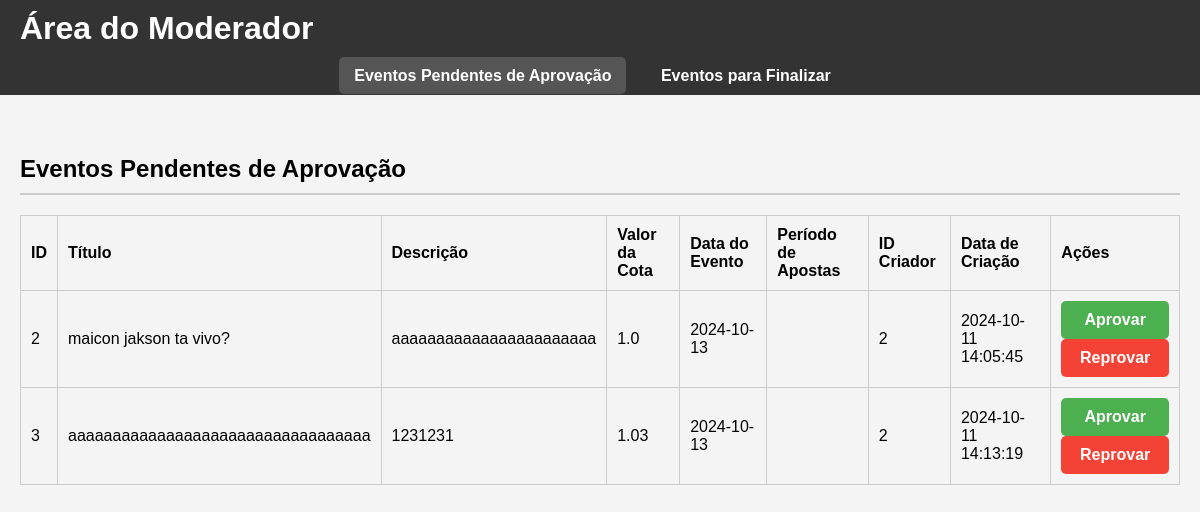
Before: /moderador_dashboard with the older database file.
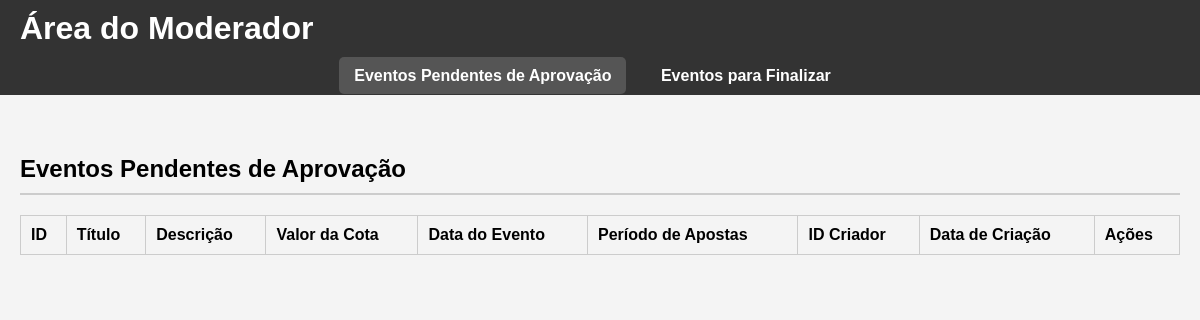
After: the same page with the newer database file.
### tables this page shows
CREATE TABLE eventos (
        id INTEGER PRIMARY KEY AUTOINCREMENT,
        titulo TEXT NOT NULL,
        descricao TEXT NOT NULL,
        valor_cota REAL NOT NULL CHECK (valor_cota >= 1.00),
        data_evento DATE NOT NULL,
        data_inicio_apostas DATE NOT NULL,
        data_fim_apostas DATE NOT NULL,
        status TEXT NOT NULL DEFAULT 'pendente',
        id_criador INTEGER NOT NULL,
        data_criacao TIMESTAMP DEFAULT CURRENT_TIMESTAMP, opcao_vencedora TEXT,
        FOREIGN KEY (id_criador) REFERENCES usuarios(id) ON DELETE CASCADE
    );

### app.py (the view, shortened to what this page needs)
@app.route('/moderador_dashboard', methods=['GET', 'POST'])
def moderador_dashboard():
    view = request.args.get('view', 'pendentes')
    status_filter = 'pendente' if view == 'pendentes' else 'aprovado'
    with sqlite3.connect(database_path) as conn:
        conn.row_factory = sqlite3.Row
        eventos = conn.execute('SELECT * FROM eventos WHERE status = ?', (status_filter,)).fetchall()
    return render_template('area_moderador.html', eventos=eventos, view=view)

### templates/area_moderador.html (shortened to what this page needs)
<!DOCTYPE html>
<html lang="pt-br">
<head>
    <link rel="stylesheet" href="/static/css/area_moderacao.css">
</head>
<body>
    <header>
        <h1>Área do Moderador</h1>
    </header>
    <nav class="menustrip">
        <ul>
            <li><a href="{{ url_for('moderador_dashboard', view='pendentes') }}" {% if view == 'pendentes' %}class="active"{% endif %}>Eventos Pendentes de Aprovação</a></li>
            <li><a href="{{ url_for('moderador_dashboard', view='finalizar') }}" {% if view == 'finalizar' %}class="active"{% endif %}>Eventos para Finalizar</a></li>
        </ul>
    </nav>
    <main>
        {% if view == 'pendentes' %}
        <section class="pending-approval">
            <h2>Eventos Pendentes de Aprovação</h2>
            <table>
                <thead>
                    <tr>
                        <th>ID</th>
                        <th>Título</th>
                        <th>Descrição</th>
                        <th>Valor da Cota</th>
                        <th>Data do Evento</th>
                        <th>Período de Apostas</th>
                        <th>ID Criador</th>
                        <th>Data de Criação</th>
                        <th>Ações</th>
                    </tr>
                </thead>
                <tbody>
                    {% for evento in eventos %}
                    <tr id="event-{{ evento.id }}">
                        <td>{{ evento.id }}</td>
                        <td>{{ evento.titulo }}</td>
                        <td>{{ evento.descricao }}</td>
                        <td>{{ evento.valor_cota }}</td>
                        <td>{{ evento.data_evento }}</td>
                        <td>{{ evento.periodo_apostas }}</td>
                        <td>{{ evento.id_criador }}</td>
                        <td>{{ evento.data_criacao }}</td>
                        <td>
                            <button type="button" onclick="handleEventAction('{{ evento.id }}', 'aprovar')" class="approve-btn">Aprovar</button>
                            <button type="button" onclick="abrirModalReprovar('{{ evento.id }}')" class="reject-btn">Reprovar</button>
                        </td>
                    </tr>
                    {% endfor %}
                </tbody>
            </table>
        </section>
        {% endif %}
    </main>
</body>
</html>

Changed rows visible on the page:
no longer on this page (row edited): eventos: id "2", titulo "maicon jakson ta vivo?", descricao "aaaaaaaaaaaaaaaaaaaaaaa", valor_cota "1.0", data_evento "2024-10-13", id_criador "2", data_criacao "2024-10-11 14:05:45"
no longer on this page (row edited): eventos: id "3", titulo "aaaaaaaaaaaaaaaaaaaaaaaaaaaaaaaaaa", descricao "1231231", valor_cota "1.03", data_evento "2024-10-13", id_criador "2", data_criacao "2024-10-11 14:13:19"
